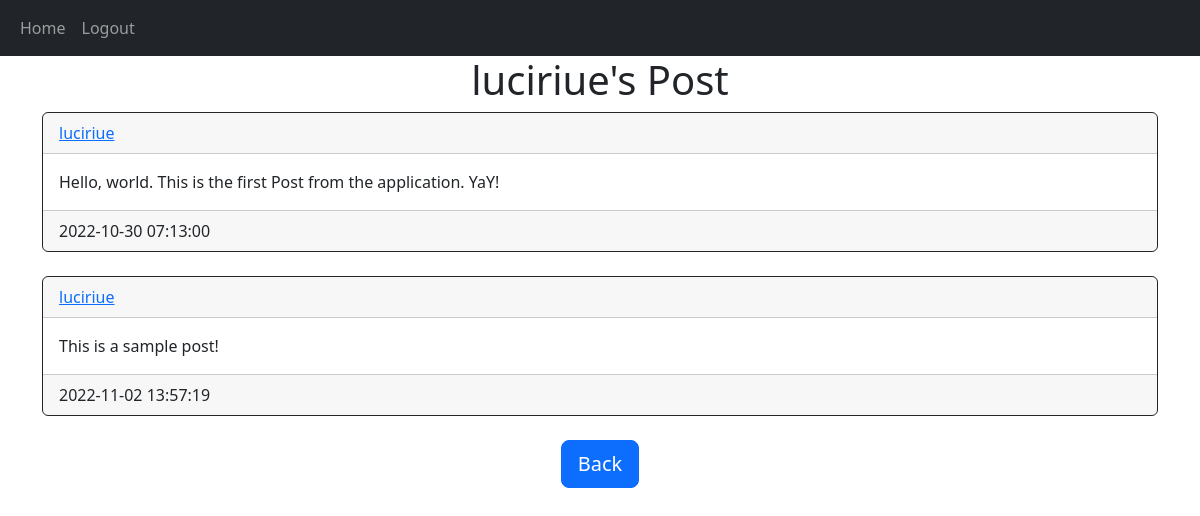
/posts/luciriue (signed in), run on the app's committed database.
### website/models.py (models this page shows)
class User(db.Model, UserMixin):
    id = db.Column(db.Integer, primary_key=True)
    email = db.Column(db.String(150), unique=True)
    username = db.Column(db.String(150), unique=True)
    password = db.Column(db.String(150))
    date_created = db.Column(db.DateTime(timezone=True), default=func.now())
    posts = db.relationship('Post', backref='user', passive_deletes=True)

class Post(db.Model):
    id = db.Column(db.Integer, primary_key=True)
    text = db.Column(db.Text, nullable=False)
    date_created = db.Column(db.DateTime(timezone=True), default=func.now())
    author = db.Column(db.Integer, db.ForeignKey('user.id', ondelete="CASCADE"), nullable=False)

### website/views.py (the view)
@views.route("/posts/<username>")
@login_required
def posts(username):
    user = User.query.filter_by(username=username).first()
    if not user:
        flash('No user exists with that username.', category='error')
        return redirect(url_for('views.home'))
    posts = Post.query.filter_by(author=user.id).all()
    return render_template("posts.html", user=current_user, posts=posts, username=username)

### website/__init__.py (called while the page is built)
def create_app():
    blogapp = Flask(__name__)
    blogapp.config['SECRET_KEY'] = "saltkey"
    blogapp.config['SQLALCHEMY_DATABASE_URI'] = f'sqlite:///{DB_NAME}'
    db.init_app(blogapp)
    from .views import views
    from .auth import auth
    blogapp.register_blueprint(views, url_prefix="/")
    blogapp.register_blueprint(auth, url_prefix="/")
    from .models import User, Post
    create_database(blogapp)
    login_manager = LoginManager()
    login_manager.login_view = "auth.login"
    login_manager.init_app(blogapp)
    @login_manager.user_loader
    def load_user(id):
        return User.query.get(int(id))
    return blogapp

### website/templates/posts.html (shortened to what this page needs)
{% extends "posts_div.html" %}
{% block header %}
    {{username}}'s Post
{% endblock %}
{% block footer %}
<div align="center">
    <a href="/home">
        <button type="button" class="btn btn-primary btn-lg">Back</button>
    </a>
</div>
{% endblock %}

### website/templates/posts_div.html (shortened to what this page needs)
{% extends "base.html" %}
{% block content %}
<h1 align="center">{% block header %}Posts{% endblock %}</h1>
<div id="posts">
    {% for post in posts %}
    <div class="card border-dark">
        <div class="card-header d-flex justify-content-between align-items-center">
            <a href="/posts/{{post.user.username}}">{{post.user.username}}</a>
        </div>
        <div class="card-body">
            <div class="card-text">
                {{post.text}}
            </div>
        </div>
        <div class="card-footer tet-muted">
            {{post.date_created}}
        </div>
    </div>
    <br/>
    {% endfor %}
</div>
{% block footer %}{% endblock%}
{% endblock %}

### data on the page
User: username "luciriue"
Post: user.username "luciriue", text "Hello, world. This is the first Post from the application. YaY!", date_created "2022-10-30 07:13:00"
Post: user.username "luciriue", text "This is a sample post!", date_created "2022-11-02 13:57:19"
